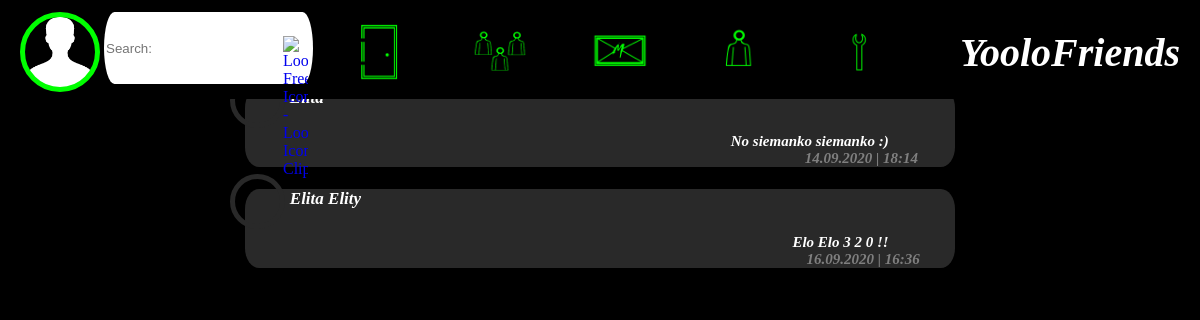
Page /conversations (signed in) on the earlier database version.
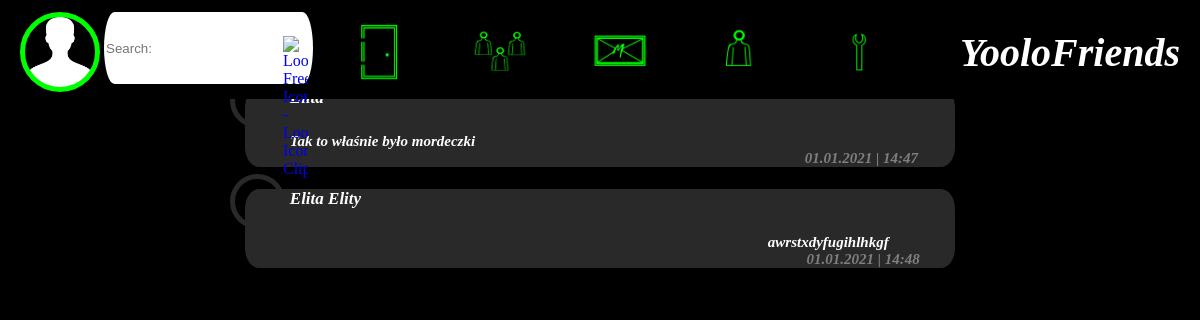
Same page on the later database version.
### accounts/models.py (models this page shows, shortened)
class Profile(models.Model):
	user = models.OneToOneField(User, on_delete = models.CASCADE)
	image = models.ImageField(default = 'default.png', upload_to = f'profile_pictures/')
	conversations = models.ManyToManyField(ConversationModel, blank = True)
	messages = models.ManyToManyField(MessageModel, blank = True)

### chat/models.py (models this page shows)
class MessageModel(models.Model):
	conversation = models.ForeignKey(ConversationModel, on_delete = models.CASCADE, related_name= 'messages')
	message = models.TextField(max_length = 500)
	date =  models.DateTimeField(auto_now = True)
	def __str__(self):
		return self.message
	class Meta:
		verbose_name = 'Wiadomość'
		verbose_name_plural = 'Wiadomości'

class ConversationModel(models.Model):
	name = models.CharField(max_length = 100)
	def __str__(self):
		return self.name
	class Meta:
		verbose_name = 'Konwersacja'
		verbose_name_plural = 'Konwersacje'

### accounts/views.py (the view)
# urls.py: path('conversations', user_conversations_view, name='conversations'),
def user_conversations_view(request):
	if not request.user.is_authenticated:
		return redirect('login')
	conversations = request.user.profile.conversations.all()
	context = { 'profile_photo'	: request.user.profile.image,
				'conversations'	: conversations,
				'my_profile'	: request.user.profile,
				}
	return render(request, 'accounts/user_conversations.html',context)

### accounts/templates/accounts/user_conversations.html
{% extends 'accounts/loggedin_user_base.html' %}
{% block content %}
	<div id= "conv-area">
		{% for conversation in conversations %}
			<div class=conv>
				{% for profile in conversation.profile_set.all %}
					{% if not profile.user.username == my_profile.user.username %}
						<div class="conv-image" style="background-image:url({{MEDIA_URL}}{{profile.user.profile.image}})"></div>
					{% endif %}
				{% endfor %}
				<div class= "conv-name"><a href="{% url 'messages' conversation %}">{{conversation}}</a></div>
					<div class= "conv-content">
						{% for mess in conversation.messages.all reversed %}
							{% if forloop.counter == 1 %}
								{% if mess.profile_set.first.user.username == my_profile.user.username %}
									<div class="my-mess"><a href="{% url 'messages' conversation %}">{{mess}}</a></div>
								{% else %}
									<div class="not-my-mess"><a href="{% url 'messages' conversation %}">{{mess}}</a></div>
								{% endif %}
							{% endif %}
						{% endfor %}
					</div>
					<div class= "conv-date">
						{% for mess in conversation.messages.all reversed %}
							{% if forloop.counter == 1 %}
								{{ mess.date | date:"d.m.Y | H:i" }}
							{% endif %}
						{% endfor %}
					</div>
			</div>
		{% endfor %}
	</div>
{% endblock %}

Differences in the rows shown:
computed for ConversationModel (number 1 of 2 on the later page): loses MessageModel (message "No siemanko siemanko :)", date|H "14.09.2020 | 18:14")
added MessageModel: message "Tak to właśnie było mordeczki", date|H "01.01.2021 | 14:47", shown under ConversationModel (number 1 of 2 on the later page)
computed for ConversationModel "Elita Elity": loses MessageModel (message "Elo Elo 3 2 0 !!", date|H "16.09.2020 | 16:36")
added MessageModel: message "awrstxdyfugihlhkgf", date|H "01.01.2021 | 14:48", shown under ConversationModel "Elita Elity"
